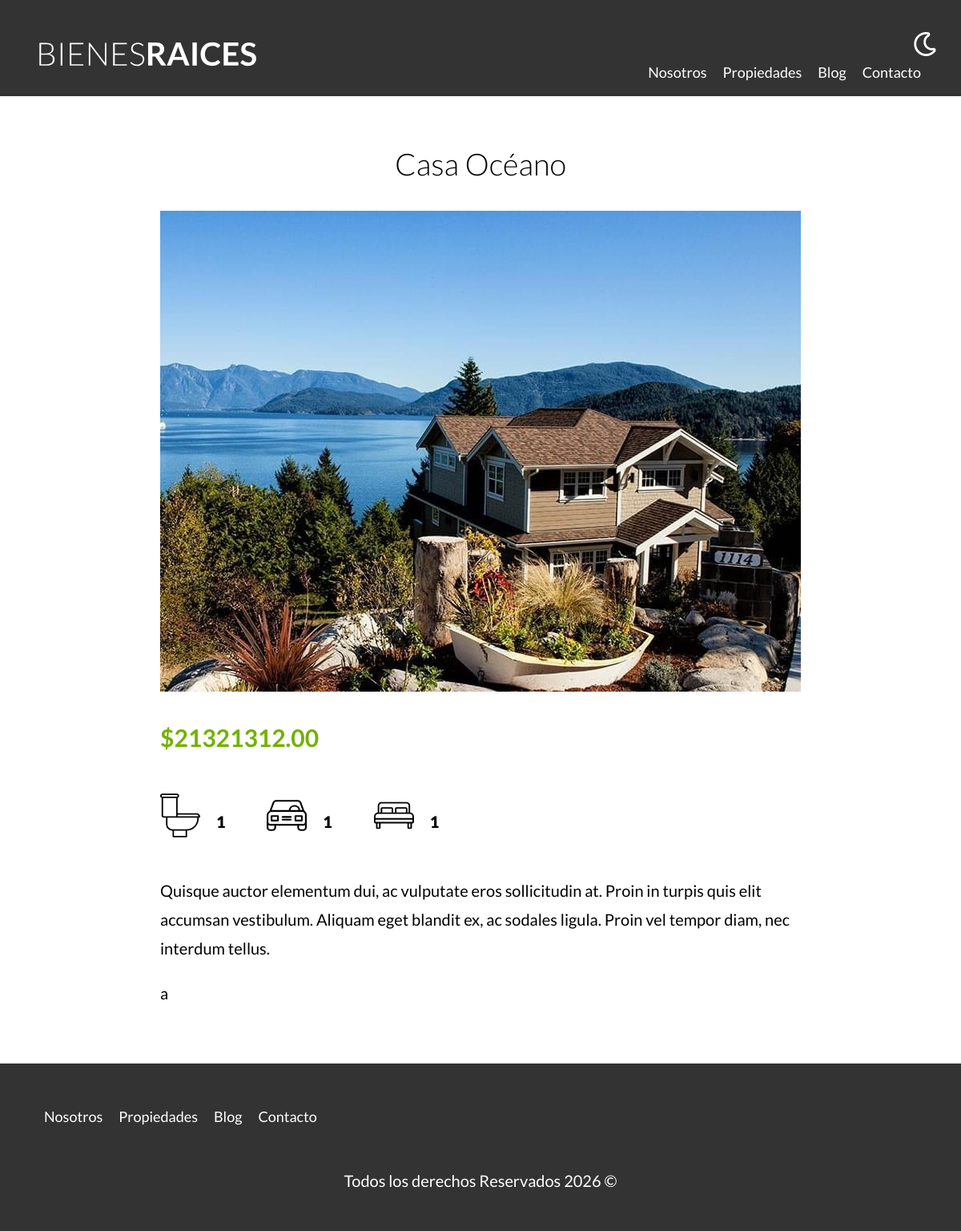
Page /propiedad?id=36 on the committed database.
### tables this page shows
CREATE TABLE `propiedades` (
  `id` int NOT NULL AUTO_INCREMENT,
  `titulo` varchar(60) DEFAULT NULL,
  `precio` decimal(10,2) DEFAULT NULL,
  `imagen` varchar(200) DEFAULT NULL,
  `descripcion` longtext,
  `habitaciones` int DEFAULT NULL,
  `wc` int DEFAULT NULL,
  `estacionamiento` int DEFAULT NULL,
  `creado` date DEFAULT NULL,
  `vendedorId` int DEFAULT NULL,
  PRIMARY KEY (`id`),
  KEY `vendedorId_idx` (`vendedorId`),
  CONSTRAINT `vendedorId` FOREIGN KEY (`vendedorId`) REFERENCES `vendedores` (`id`)
);

### controllers/PaginasController.php (called while the page is built, shortened)
<?php
class PaginasController {
    public static function propiedad(Router $router) {
        $id = validarRedireccionar('/propiedades');
        $propiedad = Propiedad::find($id);
        $router->render('paginas/propiedad', [
            'propiedad' => $propiedad
        ]);
    }
}

### public/index.php (called while the page is built, shortened)
<?php
$router = new Router();
$router->get('/admin', [PropiedadController::class, 'index']);
$router->get('/propiedades/crear',  [PropiedadController::class, 'crear']);
$router->post('/propiedades/crear',  [PropiedadController::class, 'crear']);
$router->get('/propiedades/actualizar', [PropiedadController::class, 'actualizar']);
$router->post('/propiedades/actualizar', [PropiedadController::class, 'actualizar']);
$router->post('/propiedades/eliminar', [PropiedadController::class, 'eliminar']);
$router->get('/vendedores/crear',  [VendedorController::class, 'crear']);
$router->post('/vendedores/crear',  [VendedorController::class, 'crear']);
$router->get('/vendedores/actualizar', [VendedorController::class, 'actualizar']);
$router->post('/vendedores/actualizar', [VendedorController::class, 'actualizar']);
$router->post('/vendedores/eliminar', [VendedorController::class, 'eliminar']);
$router->get('/', [PaginasController::class, 'index']);
$router->get('/nosotros', [PaginasController::class, 'nosotros']);
$router->get('/propiedades', [PaginasController::class, 'propiedades']);
$router->get('/propiedad', [PaginasController::class, 'propiedad']);
$router->get('/blog', [PaginasController::class, 'blog']);
$router->get('/entrada', [PaginasController::class, 'entrada']);
$router->get('/contacto', [PaginasController::class, 'contacto']);
$router->post('/contacto', [PaginasController::class, 'contacto']);
$router->get('/login', [LoginController::class, 'login']);
$router->post('/login', [LoginController::class, 'login']);
$router->get('/logout', [LoginController::class, 'logout']);
$router->comprobarRutas();

### includes/funciones.php (called while the page is built, shortened)
<?php
function validarRedireccionar(string $url) {
    $id = $_GET['id'];
    $id = filter_var($id, FILTER_VALIDATE_INT);
    return $id;
}

### models/activeRecord.php (called while the page is built, shortened)
<?php
class ActiveRecord {
    protected static $db;
    PROTECTED STATIC $tabla = '';
    public static function setDB($database) {
        self::$db = $database;
    }
    public static function find($id) {
         $query = "SELECT * FROM " . static::$tabla . " WHERE id = $id";
         $resultado = self::consultarSQL($query);
         return array_shift($resultado);
    }
    public static function consultarSQL($query) {
        $resultado = self::$db->query($query);
        $array = [];
        while($registro = $resultado->fetch_assoc()) {
            $array[] = static::crearObjeto($registro);
        }
        return $array;
    }
    protected static function crearObjeto($registro) {
        $objeto = new static;
        foreach($registro as $key => $value){
            if(property_exists($objeto, $key)){
                $objeto->$key = $value;
            }
        }
        return $objeto;
    }
}

### views/paginas/propiedad.php (the view)
<main class="contenedor seccion contenido-centrado">
        <h1 data-cy="titulo-propiedad"><?php echo $propiedad->titulo; ?></h1>
        <picture>
            <img loading="lazy" src="/imagenes/<?php echo $propiedad->imagen; ?>" alt="casa en venta">
        </picture>
        <div class="resumen-propiedad">
            <p class="precio">$<?php echo $propiedad->precio; ?></p>
            <ul class="iconos-caracteristicas">
                <li>
                    <img class="iconos" loading="lazy" src="/build/img/icono_wc.svg" alt="icono wc">
                    <p> <?php echo $propiedad->wc; ?></p>
                </li>
                <li>
                    <img class="iconos" loading="lazy" src="/build/img/icono_estacionamiento.svg" alt="icono estacionamiento">
                    <p><?php echo $propiedad->estacionamiento; ?></p>
                </li>
                <li>
                    <img class="iconos" loading="lazy" src="/build/img/icono_dormitorio.svg" alt="icono habitaciones">
                    <p><?php echo $propiedad->habitaciones; ?></p>
                </li>
            </ul>
            <p>
                <?php echo $propiedad->descripcion; ?>
            </p>
            <p>
                a
            </p>
        </div>
</main>

### public/build/css/app.css (style rules this page uses)
html { line-height:1.15;-webkit-text-size-adjust:100% }
body { margin:0 }
main { display:block }
h1 { font-size:2em;margin:.67em 0 }
img { border-style:none }
html { font-size:62.5%;box-sizing:border-box }
*,:after,:before { box-sizing:inherit }
body { font-family:Lato,sans-serif;font-size:1.6rem;line-height:1.8 }
p { color:#000;font-size:2rem }
.contenedor { width:95%;max-width:120rem;margin:0 auto }
img,picture { width:100%;display:block }
h1,h2,h3 { font-family:Lato,sans-serif;margin:2.5rem 0;font-weight:300;text-align:center }
h1 { font-size:3.8rem }
body,html { min-height:100vh;margin:0 }
body { display:flex;flex-direction:column }
.seccion { margin-top:2.5rem;margin-bottom:2.5rem }
.contenido-centrado { max-width:80rem }
.precio { color:#71b100;font-weight:700;font-size:3rem }
.iconos-caracteristicas { max-width:40rem;display:flex;list-style:none;padding:0;flex-wrap:wrap }
.iconos-caracteristicas li { flex:1;display:flex }
.iconos-caracteristicas li img { flex:0 0 5rem;margin-right:1rem;margin-bottom:1.5rem }
.iconos-caracteristicas li p { font-weight:900;padding:1rem;margin-right:1.5rem }

### rows in the picture
propiedades: titulo "Casa Océano", imagen (picture), precio "21321312.00", wc "1", estacionamiento "1", habitaciones "1", descripcion "Quisque auctor elementum dui, ac vulputate eros sollicitudin at. Proin in turpis quis elit accumsan vestibulum. Aliquam eget blandit ex, ac sodales ligula. Proin vel tempor diam, nec interdum tellus."
